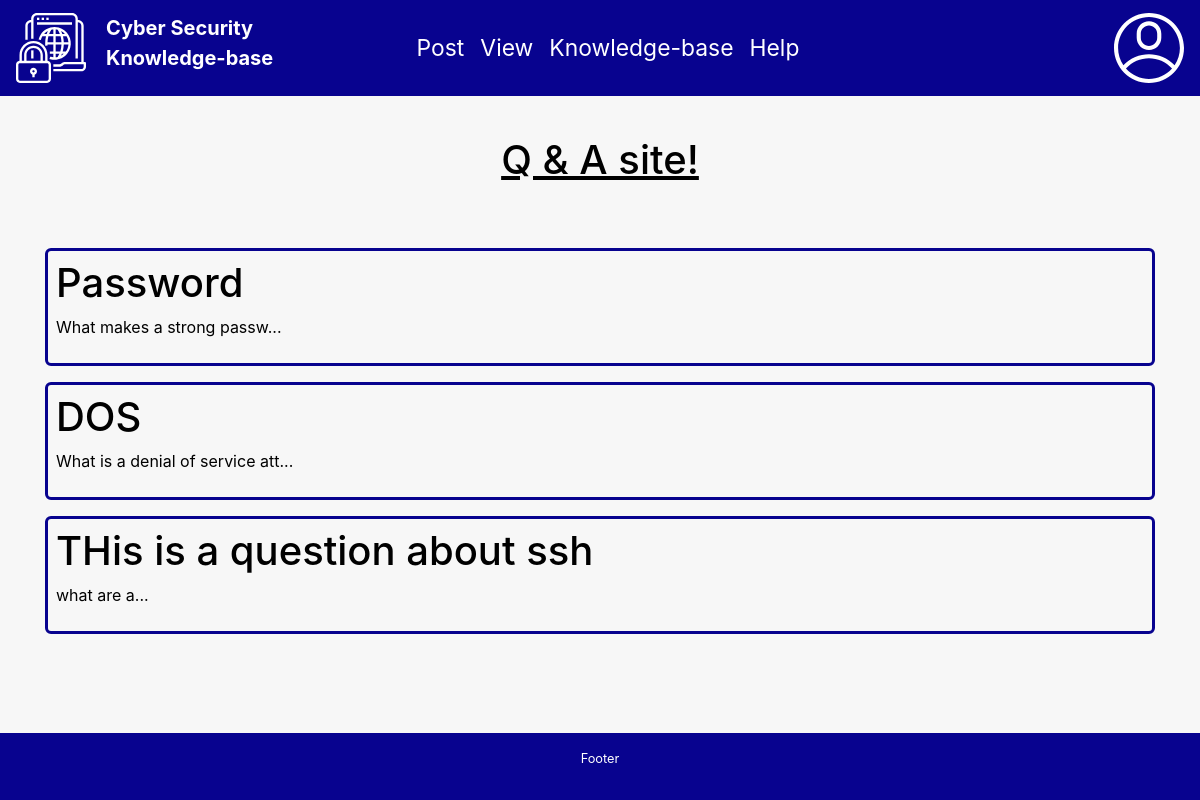
The app's page /see-questions (signed in), older data.
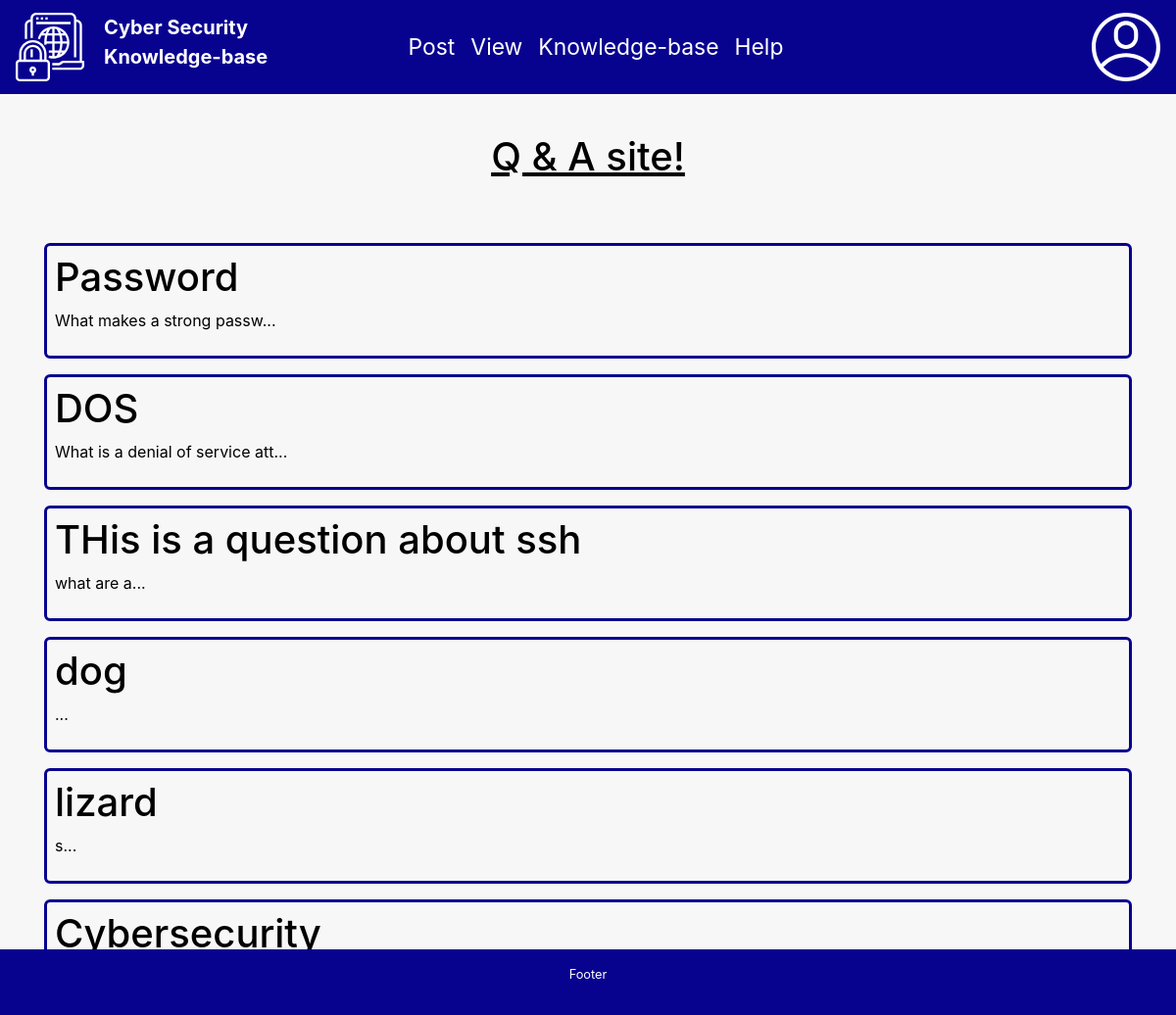
The same page, newer data.
### QuestionandAnswerForum/models.py (models this page shows, shortened)
class Question(models.Model):
    id = models.AutoField(primary_key=True)
    question_title = models.CharField(max_length=255)
    content = models.TextField()
    date_posted = models.DateTimeField(auto_now_add=True)
    posted_by = models.ForeignKey(User, on_delete = models.PROTECT)
    expertise_required = models.BooleanField(default = False)
    slug = models.SlugField(max_length=40)
    anonymous = models.BooleanField(default = True)

### QuestionandAnswerForum/views.py (the view)
# urls.py: path('see-questions', seeQuestion),
def seeQuestion (request):
    if not request.user.is_authenticated:
       return HttpResponseRedirect('login')
    else:
        context={}
        context['questions']=Question.objects.all()
        return render(request, 'seeQuestions.html',context)

### QuestionandAnswerForum/templates/seeQuestions.html (shortened to what this page needs)
{% extends 'base.html' %}
{% load static %}
  {% block body %}
	 <div class="container see-question-body">
<h1 class="view-q-align">Q & A site!</h1>
<div class="content">
{% for question in questions %}
  <div class="question">
      <a href="/question/{{ question.id }}/{{ question.slug }}"><h1 class="q-color-black">{{ question.question_title }}</h1></a>
      <p>{{ question.content|truncatechars:300|slice:"-4" }}...</p>
  </div>
{% endfor %}
</div>
</div>
{% endblock %}

Row changes from the older to the newer data that the page shows:
added Question: question_title "dog"
added Question: question_title "lizard", content "s"
added Question: question_title "Cybersecurity"
